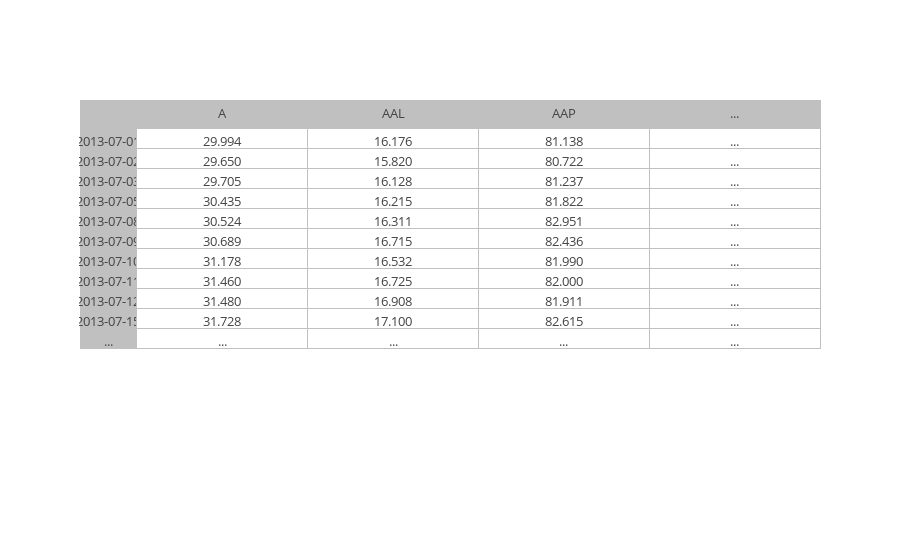

The notebook cell this image was saved under:
### Markdown cell above
### View Data
Run the cell below to see what the data looks like for `close`.

### Code cell
project_helper.print_dataframe(close)

close

### Figure 1 — Plotly figure (JSON) as saved in the notebook; plotly's stock layout.template omitted (floating-point values rounded to 4 significant figures)
{"data": [{"cells": {"fill": {"color": ["silver", "white"]}, "font": {"size": 13}, "line": {"color": "silver"}, "values": [["2013-07-01", "2013-07-02", "2013-07-03", "2013-07-05", "2013-07-08", "2013-07-09", "2013-07-10", "2013-07-11", "2013-07-12", "2013-07-15", "..."], ["29.994", "29.650", "29.705", "30.435", "30.524", "30.689", "31.178", "31.460", "31.480", "31.728", "..."], ["16.176", "15.820", "16.128", "16.215", "16.311", "16.715", "16.532", "16.725", "16.908", "17.100", "..."], ["81.138", "80.722", "81.237", "81.822", "82.951", "82.436", "81.990", "82.000", "81.911", "82.615", "..."], ["...", "...", "...", "...", "...", "...", "...", "...", "...", "...", "..."]]}, "columnwidth": [1, 3], "header": {"fill": {"color": "silver"}, "font": {"size": 13}, "line": {"color": "silver"}, "values": ["", "A", "AAL", "AAP", "..."]}, "type": "table"}], "layout": {}}
